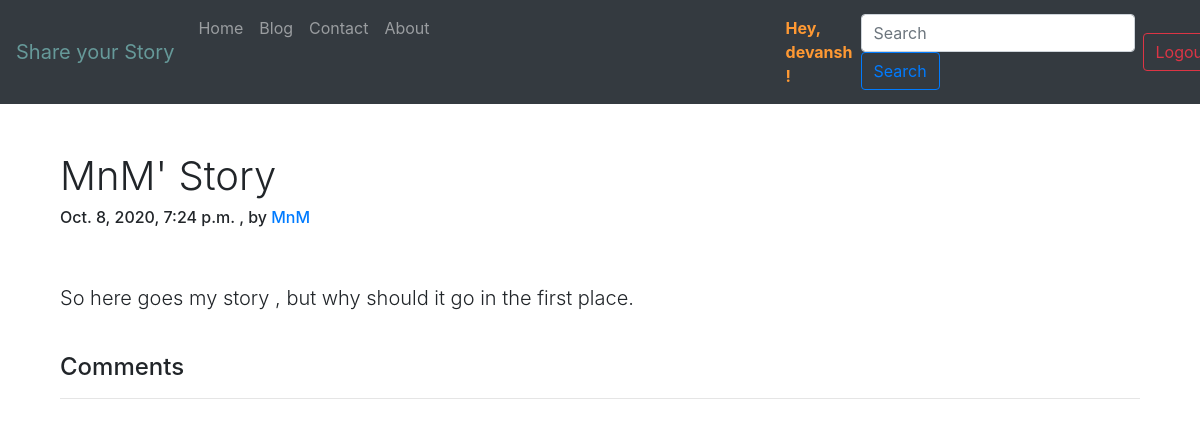
The page /blog/  (signed in) on the database its author committed.
### blog/models.py (models this page shows, shortened)
class Post(models.Model):
    sno=models.AutoField(primary_key=True,blank=True)
    title=models.CharField(max_length=50,blank=True)
    author=models.CharField(max_length=50,blank=True)
    content=models.TextField(blank=True)
    slug=models.CharField(max_length=100,blank=True )
    timestamp=models.DateTimeField(auto_now_add=True, editable=False, null=False, blank=False)

### blog/views.py (the view)
# urls.py: path('<str:slug>',views.blogpost,name='blogpost'),
def blogpost(request,slug):
    posts=Post.objects.filter(slug=slug)
    context={'Post': posts}
    return render(request,'blog/blogpost.html',context)

### templates/blog/blogpost.html (shortened to what this page needs)
{% extends 'base.html' %}
{% load static %}
{% block body %}
{% for post in Post %}
<div class='container'>
<section class="py-5">
  <div class="container">
    <h1 class="font-weight-light">{{post.title}}</h1>
    <h6>{{post.timestamp}} , by <a href="/about">{{post.author}}</a> </h6>
    <br>
    <br>
    <p class="lead">{{post.content}} </p>
    <br>
    <h4>Comments</h4>
    <hr>
    <br>
  </div>
</section>
</div>
{% endfor %}
{% endblock body %}

### templates/base.html (shortened to what this page needs)
{%load static%}
<!DOCTYPE html>
<html lang="en">
  <head>
    <link
      rel="stylesheet"
      href="https://stackpath.bootstrapcdn.com/bootstrap/4.5.2/css/bootstrap.min.css"
    />
  </head>
  <body>
    <nav class="navbar navbar-expand-lg navbar-dark bg-dark">
      <a class="navbar-brand" style="color:#669999 ;" href="/">Share your Story</a>
      <div class="collapse navbar-collapse" id="navbarSupportedContent">
        <ul class="navbar-nav mr-auto">
          <li class="nav-item {% block homeactive %}
          {% endblock homeactive %}">
            <a class="nav-link" href="/"
              >Home <span class="sr-only">(current)</span></a
            >
          </li>
          <li class="nav-item {% block blogactive %}
          {% endblock blogactive %}">
            <a class="nav-link" href="/blog">Blog</a>
          </li>
          <li class="nav-item {% block Contactactive %}
          {% endblock Contactactive %}">
            <a class="nav-link" href="/contact">Contact</a>
          </li>
          <li class="nav-item {% block aboutactive %}
          {% endblock aboutactive %}">
            <a class="nav-link" href="/about">About</a>
          </li>
          {% if user.is_authenticated %}
            <li class="nav-item" >
            <a class="nav-link" href="#"
            style="
            color: #ff9933;
            font-weight:bold;
            font-size: 100%  ;
            margin-left:340px;
            ">
            Hey, {{request.user}} !
            </a>
            </li>
            {% endif %}
        </ul>
        <form class="form-inline my-2 my-lg-0">
          <input
            class="form-control mr-sm-2"
            type="search"
            placeholder="Search"
            aria-label="Search"
          />
          <button class="btn btn-outline-primary my-2 my-sm-0" type="submit">
            Search
          </button>
        </form>
        {% if user.is_authenticated %}
          <div class="btn-group">
            <a href="/logout"><button type="button"   class="btn btn-outline-danger my-2 my-sm-0 " data-bs-toggle="dropdown-item" aria-expanded="false">
              Logout
            </button></a>
          </div>
        {% endif %}
      </div>
    </nav>
    {% block body %} {% endblock body %}
  </body>
</html>

### rows shown on the page
Post: title "MnM' Story", timestamp "Oct. 8, 2020, 7:24 p.m.", author "MnM", content "So here goes my story , but why should it go in the first place."

### other values the page prints
{{ request.user }} "devansh"
